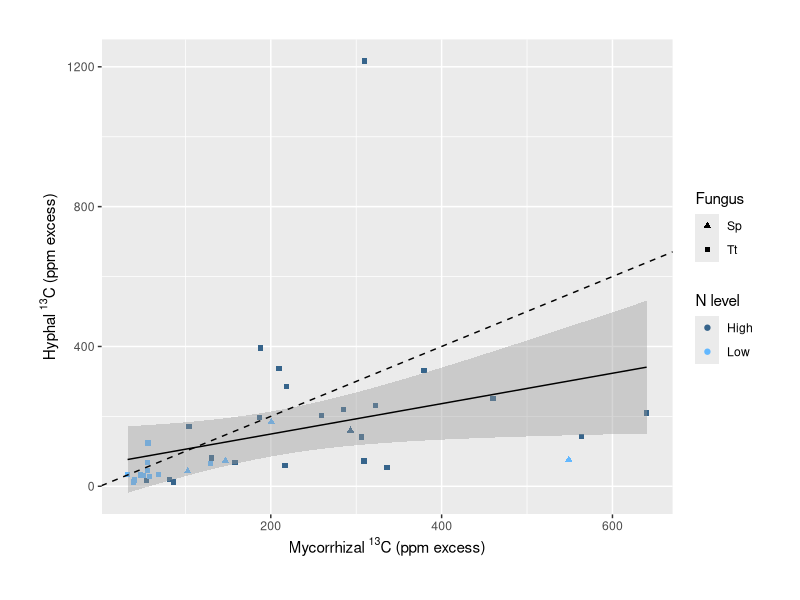

The R source for this figure: (Note: this script raises an error after producing the figure.)
#5-3-FC_hyphal_13C_root_15N_myco_comparison_figure

setwd("~/Documents/Fungal competition project/fungal-competition2020/")

library(cowplot)
library(tidyverse)
library(lme4)
library(lmerTest)

carboninfo = read_csv("processeddata/data_for_carbon_only_analyses.csv")
nitrogeninfo = read_csv("processeddata/isotope_and_plant_metadata_FOR_N_ANALYSES_and_exchange_rates.csv")


#### Carbon panel: How well did hyphal C track myco C? ####

hyphalCformycoC_plot_withoutlier = ggplot(data = carboninfo) +
  geom_point(aes(x = mycoC13ppmexcess,
                 y = hyphae.ppm13Cexcess, 
                 color = N_level,
                 shape =compartment_fungus)) +
  geom_smooth(method = "lm", aes(x = mycoC13ppmexcess,
                                 y = hyphae.ppm13Cexcess),
              color = "black",
              size = 0.5) +
  scale_color_manual(values = c("steelblue4", "steelblue1"),
                     name = "N level") +
  scale_shape_manual(values = c(17, 15),
                     name = "Fungus") +
  ylab(expression("Hyphal "^13*"C (ppm excess)")) +
  xlab(expression("Mycorrhizal "^13*"C (ppm excess)")) +
  theme(plot.margin = unit(c(1,1,1,1), "cm")) +
  geom_abline(intercept = 0, slope = 1, linetype = "dashed")

save_plot("plots/Regression_hyphal_C_for_myco_C_with_outlier.pdf", 
          hyphalCformycoC_plot_withoutlier,
          ncol = 1,
          base_aspect_ratio = 1.4)

ggsave("plots/Regression_hyphal_C_for_myco_C_with_outlier.jpeg", 
       plot = hyphalCformycoC_plot_withoutlier,
       device = "jpeg",
       width = 7, height = 5, units = "in")

### Nitrogen panel ####
rootNformycoN_plot = ggplot(data = nitrogeninfo) +
  geom_point(aes(x = mycorrhizas.APE15N,
                 y = uncolonized_roots.APE15N, 
                 color = N_level,
                 shape = mycofungus)) +
  geom_smooth(method = "lm",
              aes(x = mycorrhizas.APE15N,
                  y = uncolonized_roots.APE15N),
              color = "black",
              size = 0.5) +
  scale_color_manual(values = c("steelblue4", "steelblue1"),
                     name = "N level") +
  scale_shape_manual(values = c(17, 15),
                     name = "Fungus") +
  ylab(bquote(atop("Uncolonized roots "^15*N, "(atom percent excess)"))) +
  xlab(expression("Mycorrhizal "^15*"N (atom percent excess)")) +
  theme(plot.margin = unit(c(1,1,1,1), "cm")) +
  geom_abline(intercept = 0, slope = 1, linetype = "dashed")



### Stats with outlier ###
myhyphaelm_withoutlier = lm((hyphae.ppm13Cexcess) ~ mycoC13ppmexcess, data = carboninfo)
plot(myhyphaelm_withoutlier)
summary(myhyphaelm_withoutlier)

# LME approach: NOT using this because pairing hyphae
# with mycos in the same compartment controls for batch and
# plant effects in itself -- there's no need to also
# include this as a random effect separately.

# hyphaelme_withoutlier = lmer(hyphae.ppm13Cexcess ~ mycoC13ppmexcess + (1|Batch), data = carboninfo)
# # boundary (singular) fit. Maybe not a problem?
# plot(hyphaelme_withoutlier) #outlier is very clear
# summary(hyphaelme_withoutlier)

sink("stats_tables/hyphae13C_vs_myco13C_withoutlier_lm_results.html")

stargazer(myhyphaelm_withoutlier, type = "html",
          digits = 3,
          star.cutoffs = c(0.05, 0.01, 0.001),
          digit.separator = "",
          summary = FALSE)

sink()
